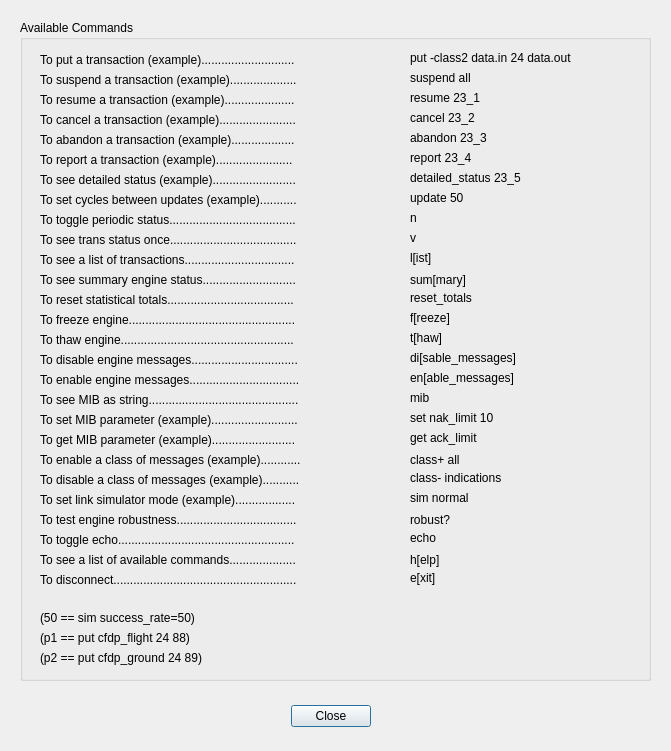
<?xml version="1.0" encoding="UTF-8"?>
<ui version="4.0">
 <class>Help</class>
 <widget class="QDialog" name="Help">
  <property name="geometry">
   <rect>
    <x>0</x>
    <y>0</y>
    <width>671</width>
    <height>751</height>
   </rect>
  </property>
  <property name="minimumSize">
   <size>
    <width>671</width>
    <height>751</height>
   </size>
  </property>
  <property name="maximumSize">
   <size>
    <width>671</width>
    <height>751</height>
   </size>
  </property>
  <property name="windowTitle">
   <string>Help</string>
  </property>
  <widget class="QDialogButtonBox" name="buttonBox">
   <property name="geometry">
    <rect>
     <x>30</x>
     <y>700</y>
     <width>341</width>
     <height>32</height>
    </rect>
   </property>
   <property name="orientation">
    <enum>Qt::Horizontal</enum>
   </property>
   <property name="standardButtons">
    <set>QDialogButtonBox::Close</set>
   </property>
  </widget>
  <widget class="QGroupBox" name="groupBox_availableCommands">
   <property name="geometry">
    <rect>
     <x>20</x>
     <y>20</y>
     <width>631</width>
     <height>661</height>
    </rect>
   </property>
   <property name="title">
    <string>Available Commands</string>
   </property>
   <widget class="QLabel" name="label_simExample">
    <property name="geometry">
     <rect>
      <x>390</x>
      <y>470</y>
      <width>191</width>
      <height>16</height>
     </rect>
    </property>
    <property name="text">
     <string>sim normal</string>
    </property>
   </widget>
   <widget class="QLabel" name="label_reportExample">
    <property name="geometry">
     <rect>
      <x>390</x>
      <y>130</y>
      <width>191</width>
      <height>16</height>
     </rect>
    </property>
    <property name="text">
     <string>report 23_4</string>
    </property>
   </widget>
   <widget class="QLabel" name="label_transStatus">
    <property name="geometry">
     <rect>
      <x>20</x>
      <y>210</y>
      <width>371</width>
      <height>20</height>
     </rect>
    </property>
    <property name="text">
     <string>To see trans status once......................................</string>
    </property>
   </widget>
   <widget class="QLabel" name="label_detailedStatusExample">
    <property name="geometry">
     <rect>
      <x>390</x>
      <y>150</y>
      <width>191</width>
      <height>16</height>
     </rect>
    </property>
    <property name="text">
     <string>detailed_status 23_5</string>
    </property>
   </widget>
   <widget class="QLabel" name="label_suspend">
    <property name="geometry">
     <rect>
      <x>20</x>
      <y>50</y>
      <width>371</width>
      <height>20</height>
     </rect>
    </property>
    <property name="text">
     <string>To suspend a transaction (example)....................</string>
    </property>
   </widget>
   <widget class="QLabel" name="label_listExample">
    <property name="geometry">
     <rect>
      <x>390</x>
      <y>230</y>
      <width>191</width>
      <height>16</height>
     </rect>
    </property>
    <property name="text">
     <string>l[ist]</string>
    </property>
   </widget>
   <widget class="QLabel" name="label_periodicStatusExample">
    <property name="geometry">
     <rect>
      <x>390</x>
      <y>190</y>
      <width>191</width>
      <height>16</height>
     </rect>
    </property>
    <property name="text">
     <string>n</string>
    </property>
   </widget>
   <widget class="QLabel" name="label_list">
    <property name="geometry">
     <rect>
      <x>20</x>
      <y>230</y>
      <width>371</width>
      <height>20</height>
     </rect>
    </property>
    <property name="text">
     <string>To see a list of transactions.................................</string>
    </property>
   </widget>
   <widget class="QLabel" name="label_summary">
    <property name="geometry">
     <rect>
      <x>20</x>
      <y>250</y>
      <width>371</width>
      <height>20</height>
     </rect>
    </property>
    <property name="text">
     <string>To see summary engine status............................</string>
    </property>
   </widget>
   <widget class="QLabel" name="label_resume">
    <property name="geometry">
     <rect>
      <x>20</x>
      <y>70</y>
      <width>371</width>
      <height>20</height>
     </rect>
    </property>
    <property name="text">
     <string>To resume a transaction (example).....................</string>
    </property>
   </widget>
   <widget class="QLabel" name="label_abandon">
    <property name="geometry">
     <rect>
      <x>20</x>
      <y>110</y>
      <width>371</width>
      <height>20</height>
     </rect>
    </property>
    <property name="text">
     <string>To abandon a transaction (example)...................</string>
    </property>
   </widget>
   <widget class="QLabel" name="label_get">
    <property name="geometry">
     <rect>
      <x>20</x>
      <y>410</y>
      <width>371</width>
      <height>20</height>
     </rect>
    </property>
    <property name="text">
     <string>To get MIB parameter (example).........................</string>
    </property>
   </widget>
   <widget class="QLabel" name="label_enableExample">
    <property name="geometry">
     <rect>
      <x>390</x>
      <y>350</y>
      <width>191</width>
      <height>16</height>
     </rect>
    </property>
    <property name="text">
     <string>en[able_messages]</string>
    </property>
   </widget>
   <widget class="QLabel" name="label_mib">
    <property name="geometry">
     <rect>
      <x>20</x>
      <y>370</y>
      <width>371</width>
      <height>20</height>
     </rect>
    </property>
    <property name="text">
     <string>To see MIB as string.............................................</string>
    </property>
   </widget>
   <widget class="QLabel" name="label_freeze">
    <property name="geometry">
     <rect>
      <x>20</x>
      <y>290</y>
      <width>371</width>
      <height>20</height>
     </rect>
    </property>
    <property name="text">
     <string>To freeze engine..................................................</string>
    </property>
   </widget>
   <widget class="QLabel" name="label_disable">
    <property name="geometry">
     <rect>
      <x>20</x>
      <y>330</y>
      <width>371</width>
      <height>20</height>
     </rect>
    </property>
    <property name="text">
     <string>To disable engine messages................................</string>
    </property>
   </widget>
   <widget class="QLabel" name="label_suspendExample">
    <property name="geometry">
     <rect>
      <x>390</x>
      <y>50</y>
      <width>191</width>
      <height>16</height>
     </rect>
    </property>
    <property name="text">
     <string>suspend all</string>
    </property>
   </widget>
   <widget class="QLabel" name="label_enable">
    <property name="geometry">
     <rect>
      <x>20</x>
      <y>350</y>
      <width>371</width>
      <height>20</height>
     </rect>
    </property>
    <property name="text">
     <string>To enable engine messages.................................</string>
    </property>
   </widget>
   <widget class="QLabel" name="label_detailedStatus">
    <property name="geometry">
     <rect>
      <x>20</x>
      <y>150</y>
      <width>371</width>
      <height>20</height>
     </rect>
    </property>
    <property name="text">
     <string>To see detailed status (example).........................</string>
    </property>
   </widget>
   <widget class="QLabel" name="label_exitExample">
    <property name="geometry">
     <rect>
      <x>390</x>
      <y>550</y>
      <width>191</width>
      <height>16</height>
     </rect>
    </property>
    <property name="text">
     <string>e[xit]</string>
    </property>
   </widget>
   <widget class="QLabel" name="label_abandonExample">
    <property name="geometry">
     <rect>
      <x>390</x>
      <y>110</y>
      <width>191</width>
      <height>16</height>
     </rect>
    </property>
    <property name="text">
     <string>abandon 23_3</string>
    </property>
   </widget>
   <widget class="QLabel" name="label_robustExample">
    <property name="geometry">
     <rect>
      <x>390</x>
      <y>490</y>
      <width>191</width>
      <height>20</height>
     </rect>
    </property>
    <property name="text">
     <string>robust?</string>
    </property>
   </widget>
   <widget class="QLabel" name="label_periodicStatus">
    <property name="geometry">
     <rect>
      <x>20</x>
      <y>190</y>
      <width>371</width>
      <height>20</height>
     </rect>
    </property>
    <property name="text">
     <string>To toggle periodic status......................................</string>
    </property>
   </widget>
   <widget class="QLabel" name="label_thaw">
    <property name="geometry">
     <rect>
      <x>20</x>
      <y>310</y>
      <width>371</width>
      <height>20</height>
     </rect>
    </property>
    <property name="text">
     <string>To thaw engine....................................................</string>
    </property>
   </widget>
   <widget class="QLabel" name="label_p2Misc">
    <property name="geometry">
     <rect>
      <x>20</x>
      <y>630</y>
      <width>371</width>
      <height>16</height>
     </rect>
    </property>
    <property name="text">
     <string>(p2 == put cfdp_ground 24 89)</string>
    </property>
   </widget>
   <widget class="QLabel" name="label_summaryExample">
    <property name="geometry">
     <rect>
      <x>390</x>
      <y>250</y>
      <width>191</width>
      <height>20</height>
     </rect>
    </property>
    <property name="text">
     <string>sum[mary]</string>
    </property>
   </widget>
   <widget class="QLabel" name="label_mibExample">
    <property name="geometry">
     <rect>
      <x>390</x>
      <y>370</y>
      <width>191</width>
      <height>16</height>
     </rect>
    </property>
    <property name="text">
     <string>mib</string>
    </property>
   </widget>
   <widget class="QLabel" name="label_sim">
    <property name="geometry">
     <rect>
      <x>20</x>
      <y>470</y>
      <width>371</width>
      <height>20</height>
     </rect>
    </property>
    <property name="text">
     <string>To set link simulator mode (example)..................</string>
    </property>
   </widget>
   <widget class="QLabel" name="label_classMinus">
    <property name="geometry">
     <rect>
      <x>20</x>
      <y>450</y>
      <width>371</width>
      <height>20</height>
     </rect>
    </property>
    <property name="text">
     <string>To disable a class of messages (example)...........</string>
    </property>
   </widget>
   <widget class="QLabel" name="label_cancelExample">
    <property name="geometry">
     <rect>
      <x>390</x>
      <y>90</y>
      <width>191</width>
      <height>16</height>
     </rect>
    </property>
    <property name="text">
     <string>cancel 23_2</string>
    </property>
   </widget>
   <widget class="QLabel" name="label_getExample">
    <property name="geometry">
     <rect>
      <x>390</x>
      <y>410</y>
      <width>191</width>
      <height>16</height>
     </rect>
    </property>
    <property name="text">
     <string>get ack_limit</string>
    </property>
   </widget>
   <widget class="QLabel" name="label_thawExample">
    <property name="geometry">
     <rect>
      <x>390</x>
      <y>310</y>
      <width>191</width>
      <height>16</height>
     </rect>
    </property>
    <property name="text">
     <string>t[haw]</string>
    </property>
   </widget>
   <widget class="QLabel" name="label_resetTotals">
    <property name="geometry">
     <rect>
      <x>20</x>
      <y>270</y>
      <width>371</width>
      <height>20</height>
     </rect>
    </property>
    <property name="text">
     <string>To reset statistical totals......................................</string>
    </property>
   </widget>
   <widget class="QLabel" name="label_classPlus">
    <property name="geometry">
     <rect>
      <x>20</x>
      <y>430</y>
      <width>371</width>
      <height>20</height>
     </rect>
    </property>
    <property name="text">
     <string>To enable a class of messages (example)............</string>
    </property>
   </widget>
   <widget class="QLabel" name="label_updateExample">
    <property name="geometry">
     <rect>
      <x>390</x>
      <y>170</y>
      <width>191</width>
      <height>16</height>
     </rect>
    </property>
    <property name="text">
     <string>update 50</string>
    </property>
   </widget>
   <widget class="QLabel" name="label_transStatusExample">
    <property name="geometry">
     <rect>
      <x>390</x>
      <y>210</y>
      <width>191</width>
      <height>16</height>
     </rect>
    </property>
    <property name="text">
     <string>v</string>
    </property>
   </widget>
   <widget class="QLabel" name="label_p1Misc">
    <property name="geometry">
     <rect>
      <x>20</x>
      <y>610</y>
      <width>371</width>
      <height>16</height>
     </rect>
    </property>
    <property name="text">
     <string>(p1 == put cfdp_flight 24 88)</string>
    </property>
   </widget>
   <widget class="QLabel" name="label_resumeExample">
    <property name="geometry">
     <rect>
      <x>390</x>
      <y>70</y>
      <width>191</width>
      <height>16</height>
     </rect>
    </property>
    <property name="text">
     <string>resume 23_1</string>
    </property>
   </widget>
   <widget class="QLabel" name="label_robust">
    <property name="geometry">
     <rect>
      <x>20</x>
      <y>490</y>
      <width>371</width>
      <height>20</height>
     </rect>
    </property>
    <property name="text">
     <string>To test engine robustness....................................</string>
    </property>
   </widget>
   <widget class="QLabel" name="label_report">
    <property name="geometry">
     <rect>
      <x>20</x>
      <y>130</y>
      <width>371</width>
      <height>20</height>
     </rect>
    </property>
    <property name="text">
     <string>To report a transaction (example).......................</string>
    </property>
   </widget>
   <widget class="QLabel" name="label_cancel">
    <property name="geometry">
     <rect>
      <x>20</x>
      <y>90</y>
      <width>371</width>
      <height>20</height>
     </rect>
    </property>
    <property name="text">
     <string>To cancel a transaction (example).......................</string>
    </property>
   </widget>
   <widget class="QLabel" name="label_update">
    <property name="geometry">
     <rect>
      <x>20</x>
      <y>170</y>
      <width>371</width>
      <height>20</height>
     </rect>
    </property>
    <property name="text">
     <string>To set cycles between updates (example)...........</string>
    </property>
   </widget>
   <widget class="QLabel" name="label_classMinusExample">
    <property name="geometry">
     <rect>
      <x>390</x>
      <y>450</y>
      <width>191</width>
      <height>16</height>
     </rect>
    </property>
    <property name="text">
     <string>class- indications</string>
    </property>
   </widget>
   <widget class="QLabel" name="label_disableExample">
    <property name="geometry">
     <rect>
      <x>390</x>
      <y>330</y>
      <width>191</width>
      <height>16</height>
     </rect>
    </property>
    <property name="text">
     <string>di[sable_messages]</string>
    </property>
   </widget>
   <widget class="QLabel" name="label_resetTotalsExample">
    <property name="geometry">
     <rect>
      <x>390</x>
      <y>270</y>
      <width>191</width>
      <height>16</height>
     </rect>
    </property>
    <property name="text">
     <string>reset_totals</string>
    </property>
   </widget>
   <widget class="QLabel" name="label_classPlusExample">
    <property name="geometry">
     <rect>
      <x>390</x>
      <y>430</y>
      <width>191</width>
      <height>20</height>
     </rect>
    </property>
    <property name="text">
     <string>class+ all</string>
    </property>
   </widget>
   <widget class="QLabel" name="label_putExample">
    <property name="geometry">
     <rect>
      <x>390</x>
      <y>30</y>
      <width>191</width>
      <height>16</height>
     </rect>
    </property>
    <property name="text">
     <string>put -class2 data.in 24 data.out</string>
    </property>
   </widget>
   <widget class="QLabel" name="label_freezeExample">
    <property name="geometry">
     <rect>
      <x>390</x>
      <y>290</y>
      <width>191</width>
      <height>16</height>
     </rect>
    </property>
    <property name="text">
     <string>f[reeze]</string>
    </property>
   </widget>
   <widget class="QLabel" name="label_help">
    <property name="geometry">
     <rect>
      <x>20</x>
      <y>530</y>
      <width>371</width>
      <height>20</height>
     </rect>
    </property>
    <property name="text">
     <string>To see a list of available commands....................</string>
    </property>
   </widget>
   <widget class="QLabel" name="label_exit">
    <property name="geometry">
     <rect>
      <x>20</x>
      <y>550</y>
      <width>371</width>
      <height>20</height>
     </rect>
    </property>
    <property name="text">
     <string>To disconnect.......................................................</string>
    </property>
   </widget>
   <widget class="QLabel" name="label_helpExample">
    <property name="geometry">
     <rect>
      <x>390</x>
      <y>530</y>
      <width>191</width>
      <height>20</height>
     </rect>
    </property>
    <property name="text">
     <string>h[elp]</string>
    </property>
   </widget>
   <widget class="QLabel" name="label_numberMisc">
    <property name="geometry">
     <rect>
      <x>20</x>
      <y>590</y>
      <width>371</width>
      <height>16</height>
     </rect>
    </property>
    <property name="text">
     <string>(50 == sim success_rate=50)</string>
    </property>
   </widget>
   <widget class="QLabel" name="label_put">
    <property name="geometry">
     <rect>
      <x>20</x>
      <y>30</y>
      <width>371</width>
      <height>20</height>
     </rect>
    </property>
    <property name="text">
     <string>To put a transaction (example)............................</string>
    </property>
   </widget>
   <widget class="QLabel" name="label_echoExample">
    <property name="geometry">
     <rect>
      <x>390</x>
      <y>510</y>
      <width>191</width>
      <height>16</height>
     </rect>
    </property>
    <property name="text">
     <string>echo</string>
    </property>
   </widget>
   <widget class="QLabel" name="label_echo">
    <property name="geometry">
     <rect>
      <x>20</x>
      <y>510</y>
      <width>371</width>
      <height>20</height>
     </rect>
    </property>
    <property name="text">
     <string>To toggle echo.....................................................</string>
    </property>
   </widget>
   <widget class="QLabel" name="label_setExample">
    <property name="geometry">
     <rect>
      <x>390</x>
      <y>390</y>
      <width>191</width>
      <height>16</height>
     </rect>
    </property>
    <property name="text">
     <string>set nak_limit 10</string>
    </property>
   </widget>
   <widget class="QLabel" name="label_set">
    <property name="geometry">
     <rect>
      <x>20</x>
      <y>390</y>
      <width>371</width>
      <height>20</height>
     </rect>
    </property>
    <property name="text">
     <string>To set MIB parameter (example)..........................</string>
    </property>
   </widget>
  </widget>
 </widget>
 <resources/>
 <connections>
  <connection>
   <sender>buttonBox</sender>
   <signal>accepted()</signal>
   <receiver>Help</receiver>
   <slot>accept()</slot>
   <hints>
    <hint type="sourcelabel">
     <x>248</x>
     <y>254</y>
    </hint>
    <hint type="destinationlabel">
     <x>157</x>
     <y>274</y>
    </hint>
   </hints>
  </connection>
  <connection>
   <sender>buttonBox</sender>
   <signal>rejected()</signal>
   <receiver>Help</receiver>
   <slot>reject()</slot>
   <hints>
    <hint type="sourcelabel">
     <x>316</x>
     <y>260</y>
    </hint>
    <hint type="destinationlabel">
     <x>286</x>
     <y>274</y>
    </hint>
   </hints>
  </connection>
 </connections>
</ui>
